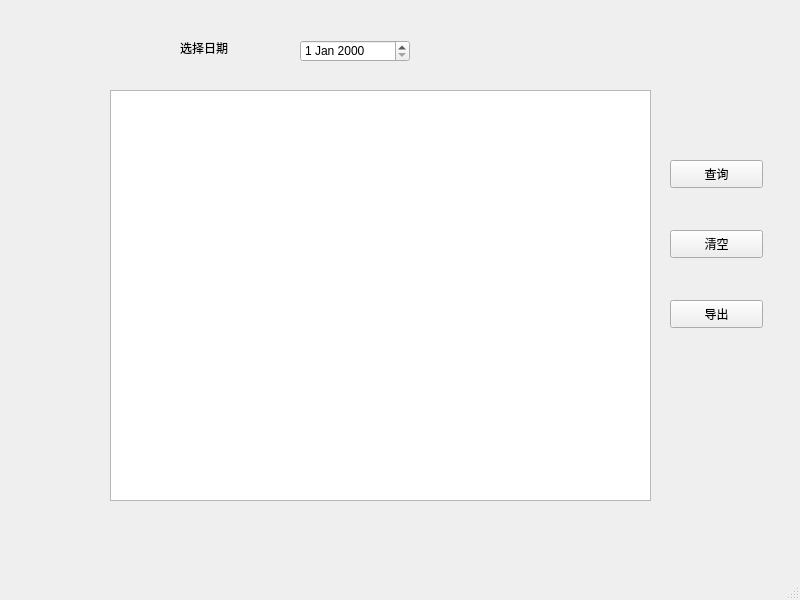
<?xml version="1.0" encoding="UTF-8"?>
<ui version="4.0">
 <class>histroy</class>
 <widget class="QMainWindow" name="histroy">
  <property name="geometry">
   <rect>
    <x>0</x>
    <y>0</y>
    <width>800</width>
    <height>600</height>
   </rect>
  </property>
  <property name="windowTitle">
   <string>MainWindow</string>
  </property>
  <widget class="QWidget" name="centralwidget">
   <widget class="QListView" name="listView">
    <property name="geometry">
     <rect>
      <x>110</x>
      <y>90</y>
      <width>541</width>
      <height>411</height>
     </rect>
    </property>
   </widget>
   <widget class="QDateEdit" name="dateEdit">
    <property name="geometry">
     <rect>
      <x>300</x>
      <y>40</y>
      <width>110</width>
      <height>22</height>
     </rect>
    </property>
   </widget>
   <widget class="QLabel" name="label">
    <property name="geometry">
     <rect>
      <x>180</x>
      <y>40</y>
      <width>72</width>
      <height>15</height>
     </rect>
    </property>
    <property name="text">
     <string>选择日期</string>
    </property>
   </widget>
   <widget class="QPushButton" name="pushButton">
    <property name="geometry">
     <rect>
      <x>670</x>
      <y>160</y>
      <width>93</width>
      <height>28</height>
     </rect>
    </property>
    <property name="text">
     <string>查询</string>
    </property>
   </widget>
   <widget class="QPushButton" name="pushButton_2">
    <property name="geometry">
     <rect>
      <x>670</x>
      <y>230</y>
      <width>93</width>
      <height>28</height>
     </rect>
    </property>
    <property name="text">
     <string>清空</string>
    </property>
   </widget>
   <widget class="QPushButton" name="pushButton_3">
    <property name="geometry">
     <rect>
      <x>670</x>
      <y>300</y>
      <width>93</width>
      <height>28</height>
     </rect>
    </property>
    <property name="text">
     <string>导出</string>
    </property>
   </widget>
  </widget>
  <widget class="QMenuBar" name="menubar">
   <property name="geometry">
    <rect>
     <x>0</x>
     <y>0</y>
     <width>800</width>
     <height>26</height>
    </rect>
   </property>
  </widget>
  <widget class="QStatusBar" name="statusbar"/>
 </widget>
 <resources/>
 <connections/>
</ui>
